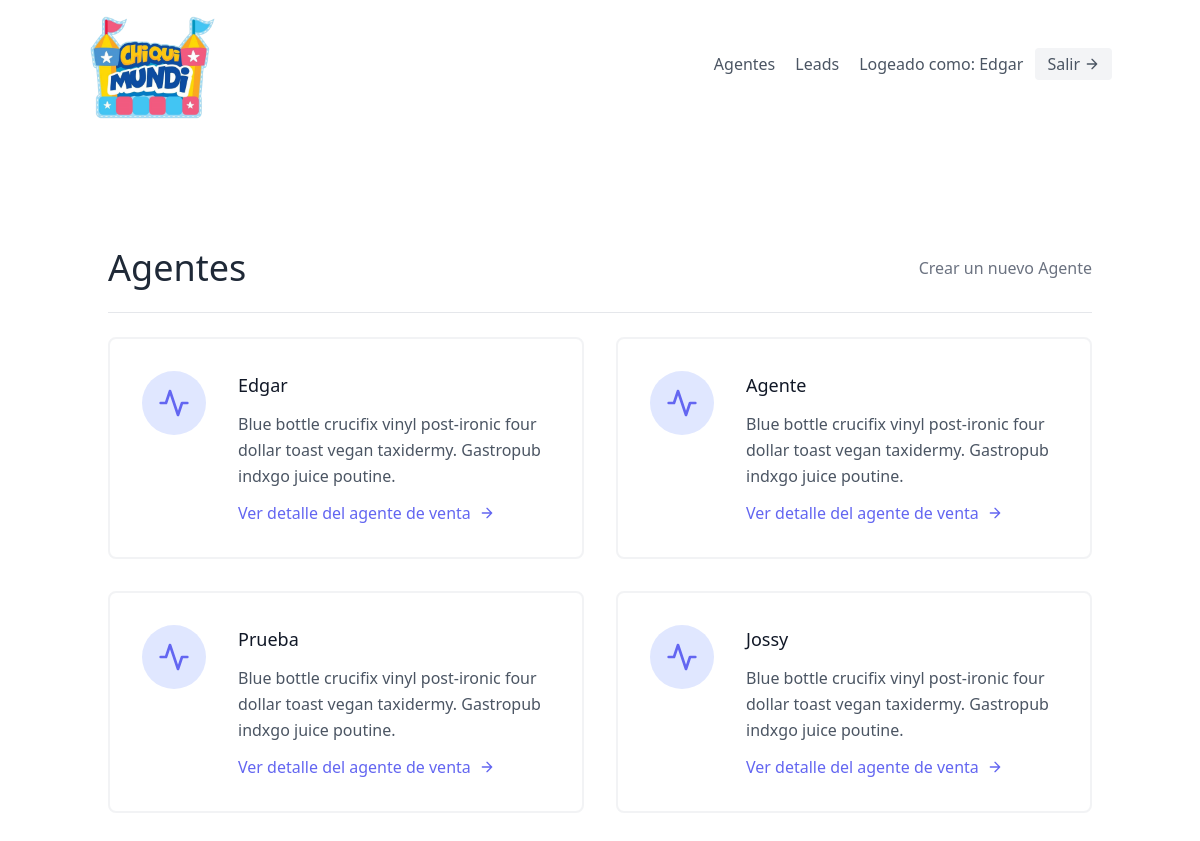
Screenshot of /agents/ (signed in) with the database file from the repository.
### leads/models.py (models this page shows, shortened)
class User(AbstractUser):
    is_organisor = models.BooleanField(default=True)
    is_agent = models.BooleanField(default=False)

class Agent(models.Model):
    user = models.OneToOneField(User, on_delete=models.CASCADE)
    organisation = models.ForeignKey(UserProfile, on_delete=models.CASCADE)

### agents/views.py (the view)
# urls.py: path('', AgentListView.as_view(), name='agent-list'),
class AgentListView(OrganisorAndLoginRequiredMixin, generic.ListView):
    template_name = "agents/agent_list.html"
    def get_queryset(self):
        organisation = self.request.user.userprofile
        return Agent.objects.filter(organisation=organisation)

### agents/mixins.py (called while the page is built)
    def dispatch(self, request, *args, **kwargs):
        if not request.user.is_organisor or not request.user.is_authenticated:
            return redirect("leads:lista")
        return super().dispatch(request, *args, **kwargs)

### agents/templates/agents/agent_list.html
{% extends "base.html" %}
{% block content %}
  <section class="text-gray-600 body-font">
    <div class="container px-5 py-24 mx-auto flex flex-wrap">
      <div class="w-full mb-6 py-6 flex justify-between items-center border-b border-gray-200">
        <div>
          <h1 class="text-4xl text-gray-800">Agentes</h1>
        </div>
        <div>
          <a class="text-gray-500 hover:text-blue-500" href="{% url 'agents:agent-create' %}">Crear un nuevo Agente</a>
        </div>
      </div>
      <div class="flex flex-wrap -m-4">
        {% for agent in object_list %}
        <div class="p-4 lg:w-1/2 md:w-full">
          <div class="flex border-2 rounded-lg border-gray-200 border-opacity-50 p-8 sm:flex-row flex-col">
            <div class="w-16 h-16 sm:mr-8 sm:mb-0 mb-4 inline-flex items-center justify-center rounded-full bg-indigo-100 text-indigo-500 flex-shrink-0">
              <svg fill="none" stroke="currentColor" stroke-linecap="round" stroke-linejoin="round" stroke-width="2" class="w-8 h-8" viewBox="0 0 24 24">
                <path d="M22 12h-4l-3 9L9 3l-3 9H2"></path>
              </svg>
            </div>
            <div class="flex-grow">
              <h2 class="text-gray-900 text-lg title-font font-medium mb-3">
                {{ agent.user.username }}
              </h2>
              <p class="leading-relaxed text-base">
                Blue bottle crucifix vinyl post-ironic four dollar toast vegan taxidermy. Gastropub indxgo juice poutine.
              </p>
              <a href="{% url 'agents:agent-detail' agent.pk %}" class="mt-3 text-indigo-500 inline-flex items-center">
                Ver detalle del agente de venta
                <svg fill="none" stroke="currentColor" stroke-linecap="round" stroke-linejoin="round" stroke-width="2" class="w-4 h-4 ml-2" viewBox="0 0 24 24">
                  <path d="M5 12h14M12 5l7 7-7 7"></path>
                </svg>
              </a>
            </div>
          </div>
        </div>
        {% endfor %}
      </div>
    </div>
  </section>
{% endblock content %}

### templates/navbar.html (shortened to what this page needs)
{% if request.user.is_authenticated %}
<header class="text-gray-600 body-font">
    <div class="container mx-auto flex flex-wrap flex-col md:flex-row items-center">
      <a href="{% url 'home' %}" class="flex title-font font-medium items-center text-gray-900 mb-4 md:mb-0">
        <img class="w-32 h-32" src="/static/images/chiquimundi.png" alt="Logo Chiquimundi">
      </a>
      <nav class="md:ml-auto flex flex-wrap items-center text-base justify-center">
      {% if not request.user.is_authenticated %}
        <a href="{% url 'signup' %}" class="mr-5 hover:text-gray-900">Registrar nuevo Usuario</a>
      {% else %}
        {% if request.user.is_organisor %}
        <a href="{% url 'agents:agent-list' %}" class="mr-5 hover:text-gray-900">Agentes</a>
        {% endif %}
        <a href="{% url 'leads:list' %}" class="mr-5 hover:text-gray-900">Leads</a>
      {% endif %}
      </nav>
      {% if request.user.is_authenticated %}
        Logeado como: {{ request.user.username }}
        <a href="{% url 'logout' %}" class="ml-3 inline-flex items-center bg-gray-100 border-0 py-1 px-3 focus:outline-none hover:bg-gray-200 rounded text-base mt-4 md:mt-0">Salir
          <svg fill="none" stroke="currentColor" stroke-linecap="round" stroke-linejoin="round" stroke-width="2" class="w-4 h-4 ml-1" viewBox="0 0 24 24">
            <path d="M5 12h14M12 5l7 7-7 7"></path>
          </svg>
        </a>
      {% endif %}
    </div>
  </header>
  {% endif %}

### rows the page displays
User: user.username "Edgar"
Agent: user.username "Edgar"
Agent: user.username "Agente"
Agent: user.username "Prueba"
Agent: user.username "Jossy"
